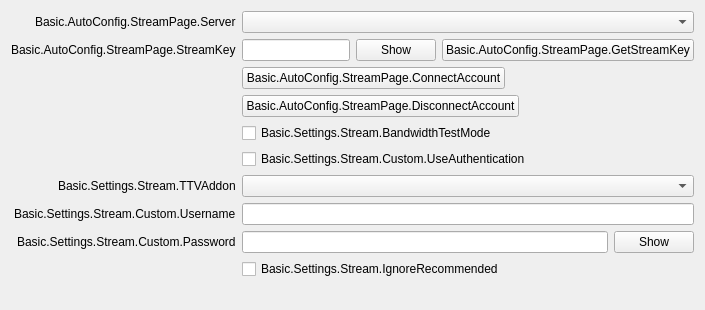
           <widget class="QWidget" name="streamKeyPage">
            <layout class="QFormLayout" name="streamkeyPageLayout">
             <property name="fieldGrowthPolicy">
              <enum>QFormLayout::AllNonFixedFieldsGrow</enum>
             </property>
             <property name="labelAlignment">
              <set>Qt::AlignRight|Qt::AlignTrailing|Qt::AlignVCenter</set>
             </property>
             <item row="0" column="0">
              <widget class="QLabel" name="serverLabel">
               <property name="text">
                <string>Basic.AutoConfig.StreamPage.Server</string>
               </property>
              </widget>
             </item>
             <item row="0" column="1">
              <widget class="QStackedWidget" name="serverStackedWidget">
               <property name="sizePolicy">
                <sizepolicy hsizetype="Preferred" vsizetype="Maximum">
                 <horstretch>0</horstretch>
                 <verstretch>0</verstretch>
                </sizepolicy>
               </property>
               <property name="currentIndex">
                <number>0</number>
               </property>
               <widget class="QWidget" name="servicePage">
                <layout class="QHBoxLayout" name="horizontalLayout_21">
                 <property name="leftMargin">
                  <number>0</number>
                 </property>
                 <property name="topMargin">
                  <number>0</number>
                 </property>
                 <property name="rightMargin">
                  <number>0</number>
                 </property>
                 <property name="bottomMargin">
                  <number>0</number>
                 </property>
                 <item>
                  <widget class="QComboBox" name="server"/>
                 </item>
                </layout>
               </widget>
               <widget class="QWidget" name="customPage">
                <layout class="QHBoxLayout" name="horizontalLayout_22">
                 <property name="leftMargin">
                  <number>0</number>
                 </property>
                 <property name="topMargin">
                  <number>0</number>
                 </property>
                 <property name="rightMargin">
                  <number>0</number>
                 </property>
                 <property name="bottomMargin">
                  <number>0</number>
                 </property>
                 <item>
                  <widget class="QLineEdit" name="customServer"/>
                 </item>
                </layout>
               </widget>
              </widget>
             </item>
             <item row="1" column="0">
              <widget class="QLabel" name="streamKeyLabel">
               <property name="text">
                <string>Basic.AutoConfig.StreamPage.StreamKey</string>
               </property>
               <property name="openExternalLinks">
                <bool>true</bool>
               </property>
               <property name="buddy">
                <cstring>key</cstring>
               </property>
              </widget>
             </item>
             <item row="1" column="1">
              <widget class="QWidget" name="streamKeyWidget" native="true">
               <layout class="QHBoxLayout" name="horizontalLayout_11">
                <property name="leftMargin">
                 <number>0</number>
                </property>
                <property name="topMargin">
                 <number>0</number>
                </property>
                <property name="rightMargin">
                 <number>0</number>
                </property>
                <property name="bottomMargin">
                 <number>0</number>
                </property>
                <item>
                 <widget class="QLineEdit" name="key">
                  <property name="inputMask">
                   <string notr="true"/>
                  </property>
                  <property name="text">
                   <string notr="true"/>
                  </property>
                  <property name="echoMode">
                   <enum>QLineEdit::Password</enum>
                  </property>
                 </widget>
                </item>
                <item>
                 <widget class="QPushButton" name="show">
                  <property name="text">
                   <string>Show</string>
                  </property>
                 </widget>
                </item>
                <item>
                 <widget class="UrlPushButton" name="getStreamKeyButton">
                  <property name="toolTip">
                   <string/>
                  </property>
                  <property name="toolTipDuration">
                   <number>-4</number>
                  </property>
                  <property name="text">
                   <string>Basic.AutoConfig.StreamPage.GetStreamKey</string>
                  </property>
                 </widget>
                </item>
               </layout>
              </widget>
             </item>
             <item row="3" column="0">
              <spacer name="horizontalSpacer_18">
               <property name="orientation">
                <enum>Qt::Horizontal</enum>
               </property>
               <property name="sizeHint" stdset="0">
                <size>
                 <width>170</width>
                 <height>8</height>
                </size>
               </property>
              </spacer>
             </item>
             <item row="3" column="1">
              <layout class="QHBoxLayout" name="horizontalLayout_15">
               <item>
                <widget class="QPushButton" name="connectAccount2">
                 <property name="text">
                  <string>Basic.AutoConfig.StreamPage.ConnectAccount</string>
                 </property>
                </widget>
               </item>
               <item>
                <spacer name="horizontalSpacer_19">
                 <property name="orientation">
                  <enum>Qt::Horizontal</enum>
                 </property>
                 <property name="sizeHint" stdset="0">
                  <size>
                   <width>40</width>
                   <height>20</height>
                  </size>
                 </property>
                </spacer>
               </item>
              </layout>
             </item>
             <item row="4" column="1">
              <layout class="QHBoxLayout" name="horizontalLayout_23">
               <item>
                <widget class="QPushButton" name="disconnectAccount">
                 <property name="text">
                  <string>Basic.AutoConfig.StreamPage.DisconnectAccount</string>
                 </property>
                </widget>
               </item>
               <item>
                <spacer name="horizontalSpacer_24">
                 <property name="orientation">
                  <enum>Qt::Horizontal</enum>
                 </property>
                 <property name="sizeHint" stdset="0">
                  <size>
                   <width>40</width>
                   <height>20</height>
                  </size>
                 </property>
                </spacer>
               </item>
              </layout>
             </item>
             <item row="5" column="1">
              <widget class="QCheckBox" name="bandwidthTestEnable">
               <property name="text">
                <string>Basic.Settings.Stream.BandwidthTestMode</string>
               </property>
              </widget>
             </item>
             <item row="6" column="1">
              <widget class="QCheckBox" name="useAuth">
               <property name="text">
                <string>Basic.Settings.Stream.Custom.UseAuthentication</string>
               </property>
              </widget>
             </item>
             <item row="8" column="0">
              <widget class="QLabel" name="authUsernameLabel">
               <property name="text">
                <string>Basic.Settings.Stream.Custom.Username</string>
               </property>
               <property name="buddy">
                <cstring>authUsername</cstring>
               </property>
              </widget>
             </item>
             <item row="8" column="1">
              <widget class="QLineEdit" name="authUsername"/>
             </item>
             <item row="9" column="0">
              <widget class="QLabel" name="authPwLabel">
               <property name="text">
                <string>Basic.Settings.Stream.Custom.Password</string>
               </property>
               <property name="buddy">
                <cstring>authPw</cstring>
               </property>
              </widget>
             </item>
             <item row="9" column="1">
              <widget class="QWidget" name="authPwWidget" native="true">
               <layout class="QHBoxLayout" name="horizontalLayout_25">
                <property name="leftMargin">
                 <number>0</number>
                </property>
                <property name="topMargin">
                 <number>0</number>
                </property>
                <property name="rightMargin">
                 <number>0</number>
                </property>
                <property name="bottomMargin">
                 <number>0</number>
                </property>
                <item>
                 <widget class="QLineEdit" name="authPw">
                  <property name="echoMode">
                   <enum>QLineEdit::Password</enum>
                  </property>
                 </widget>
                </item>
                <item>
                 <widget class="QPushButton" name="authPwShow">
                  <property name="text">
                   <string>Show</string>
                  </property>
                 </widget>
                </item>
               </layout>
              </widget>
             </item>
             <item row="7" column="1">
              <widget class="QComboBox" name="twitchAddonDropdown"/>
             </item>
             <item row="7" column="0">
              <widget class="QLabel" name="twitchAddonLabel">
               <property name="text">
                <string>Basic.Settings.Stream.TTVAddon</string>
               </property>
               <property name="buddy">
                <cstring>twitchAddonDropdown</cstring>
               </property>
              </widget>
             </item>
             <item row="10" column="1">
              <widget class="QCheckBox" name="ignoreRecommended">
               <property name="text">
                <string>Basic.Settings.Stream.IgnoreRecommended</string>
               </property>
              </widget>
             </item>
             <item row="11" column="1">
              <widget class="QLabel" name="enforceSettingsLabel">
               <property name="text">
                <string notr="true"/>
               </property>
              </widget>
             </item>
            </layout>
           </widget>
